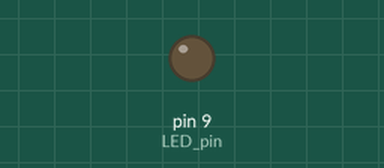
Recording of a sketch running on a simulated Arduino Uno, built with avr-gcc and run on an emulated ATmega328P. Shown: output pins drawn as LEDs (lit = HIGH). Random numbers use the default seed unless the sketch sets one.

Above: at 0.05 s.
At 2.0 s:
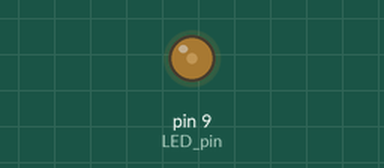
At 18.05 s:
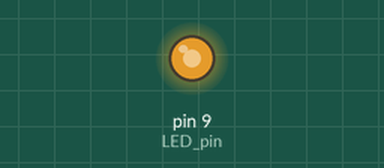
At 35.0 s:
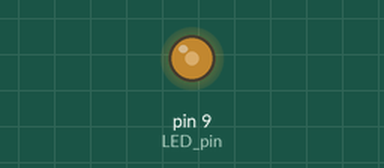
Timing chart, 0 to 40.0 s (numbered marks = the images above):
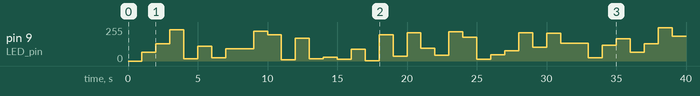

The sketch:

exp4_dim.ino
```cpp
/************************************
	PWM Output
	Example Code:
	R. Benkoczi
*************************************
Assign the LED intensity randomly
*************************************/

const int LED_pin = 9; // PWM pin

void setup() {
  randomSeed(analogRead(1));
}

void loop() {
  int LED_intensity = random(0,256);

  // change the intensity
  analogWrite(LED_pin, LED_intensity);
  delay(1000);
}
```
